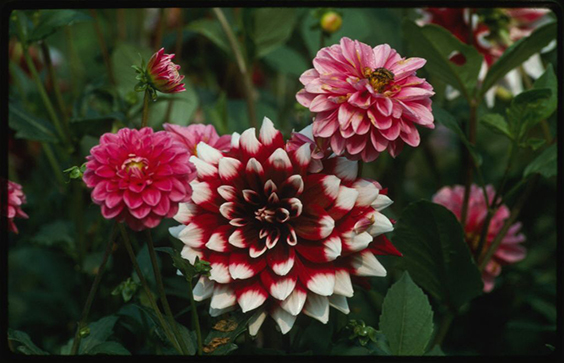
#> input picture imgcheck.jpg, 564 x 363 px, found by its file name
$ jupyter execute Image_Segmentation_and_Compression_Using_K_Means.ipynb
#> lines starting #> are read from the running program, lines starting #| are printed output that depends on the picture
<a href="https://colab.research.google.com/github/AnshikaaAgarwal/Clustering-On-Dummy-Datasets/blob/main/Image_Segmentation_Using_K_Means.ipynb" target="_parent"></a>

Importing Libraries

[cell 1]
import numpy as np
import matplotlib.pyplot as plt
import cv2
from sklearn.cluster import KMeans

Loading Image

[cell 2]
image_path = '/content/imgcheck.jpg'
image = cv2.imread(image_path)
#> image is the input picture: shape (363, 564, 3); mean B, G, R 40.5, 51.6, 62.5
#Since cv2 reads in the form of BGR
image = cv2.cvtColor(image, cv2.COLOR_BGR2RGB)

[cell 3]
image_arr = np.array(image)
print("Shape of Image :", image_arr.shape)
#| Shape of Image : (363, 564, 3)
# Reshape the image to a 2D array of pixels (n_pixels, 3)
pixels = image_arr.reshape(-1, 3)
print("RGB value of each pixel :",pixels)
#> (printed output is left out)
print(pixels.shape)
#| (204732, 3)

Applying K-Means
number of clusters used=5

[cell 4]
n_clusters = 5
kmeans = KMeans(n_clusters=n_clusters)
kmeans.fit(pixels)
centroids = kmeans.cluster_centers_.astype(int)
labels = kmeans.labels_

the more the number of clusters the better it goes

[cell 5]
clustered_pixels = centroids[labels]
clustered_img=clustered_pixels.reshape(image.shape)

RGB values of Centroids

[cell 6]
print("Cluster centroids (RGB values):")
for i in range(len(centroids)):
    print(f"Centroid {i + 1}: {centroids[i]}")

[cell 7]
fig, axs = plt.subplots(1, 2, figsize=(20, 10))
axs[0].imshow(image)
axs[0].set_title('ORIGINAL IMAGE')

axs[1].imshow(clustered_img)
axs[1].set_title('CLUSTERED IMAGE')


centroid_colors = np.array(centroids, dtype=np.uint8).reshape(1, n_clusters, 3)
fig, ax = plt.subplots(figsize=(10, 2))
ax.imshow(centroid_colors)
ax.set_title('Cluster Centroids')
plt.show()
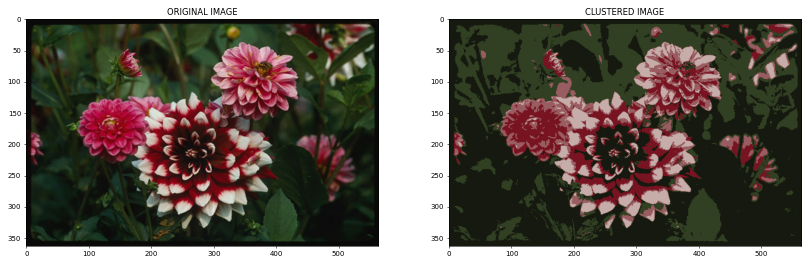
#> figure drawn by matplotlib, 2 panels
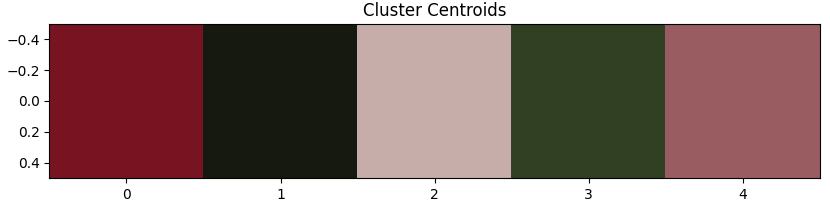
#> figure drawn by matplotlib, 1 panel

[cell 8]
# plot bewtween red & green

fig, axs = plt.subplots(1, 2, figsize=(15, 5))

# original image RGB plot

axs[0].scatter(pixels[:, 0], pixels[:, 1], c=pixels / 255.0, marker='.',s=0.5)
axs[0].set_title('RGB Color Distribution - Original Image')


# clustered image RGB plot
axs[1].scatter(clustered_pixels[:, 0], clustered_pixels[:, 1], c=clustered_pixels / 255.0, marker='.',s=250)
axs[1].set_title('RGB Color Distribution - Clustered Image')


plt.show()
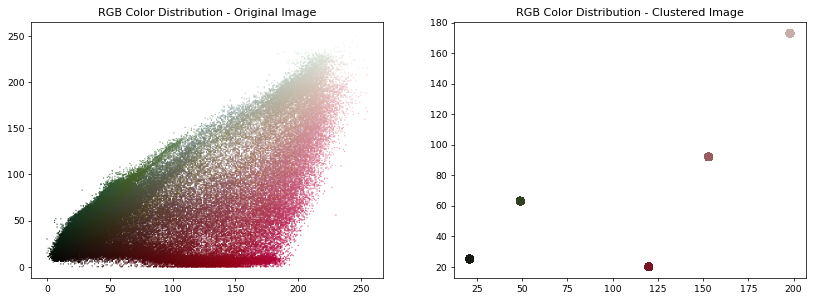
#> figure drawn by matplotlib, 2 panels

[cell 9]
from mpl_toolkits.mplot3d import Axes3D

fig = plt.figure(figsize=(15, 6))


ax1 = fig.add_subplot(121, projection='3d')
ax1.scatter(pixels[:, 0], pixels[:, 1], pixels[:, 2], c=pixels / 255.0, marker='.', s=5)
ax1.set_title('RGB Color Distribution - Original Image')
ax1.set_xlabel('Red')
ax1.set_ylabel('Green')
ax1.set_zlabel('Blue')


ax2 = fig.add_subplot(122, projection='3d')
ax2.scatter(clustered_pixels[:, 0], clustered_pixels[:, 1], clustered_pixels[:, 2], c=clustered_pixels / 255.0, marker='.', s=250)
ax2.set_title('RGB Color Distribution - Clustered Image')
ax2.set_xlabel('Red')
ax2.set_ylabel('Green')
ax2.set_zlabel('Blue')


plt.show()
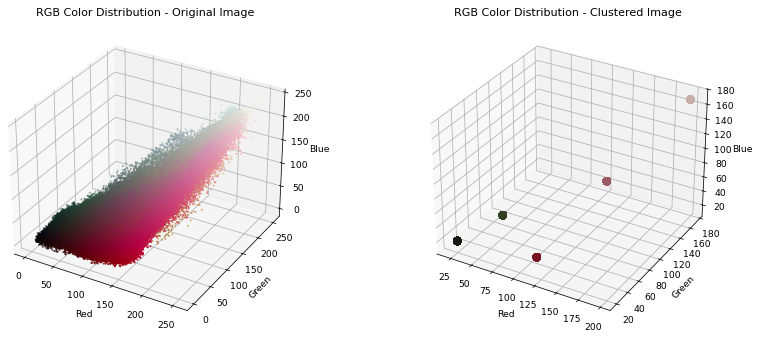
#> figure drawn by matplotlib, 2 panels

$ run again, with Original Size of Image.png saved as imgcheck.jpg
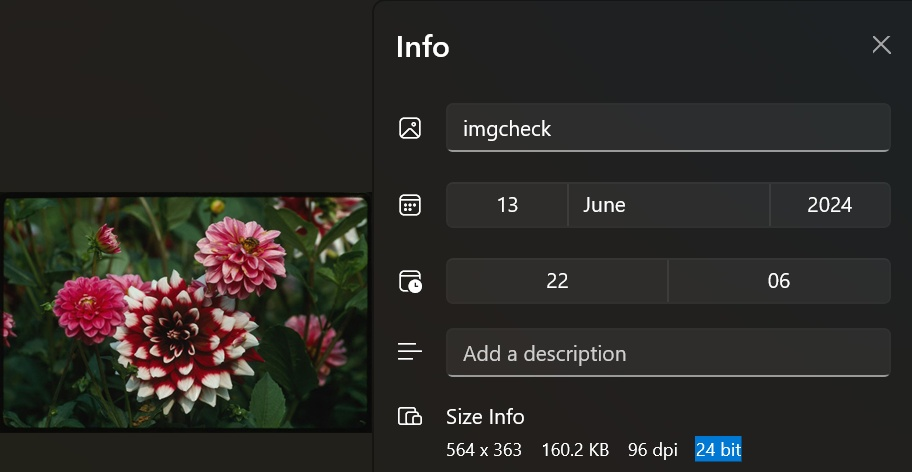
#> input picture Original Size of Image.png, 912 x 472 px, found by its file name
#> image is the input picture: shape (472, 912, 3); mean B, G, R 38.2, 41.6, 44
#| Shape of Image : (472, 912, 3)
#> (printed output is left out)
#| (430464, 3)
#> `plt.show()`:
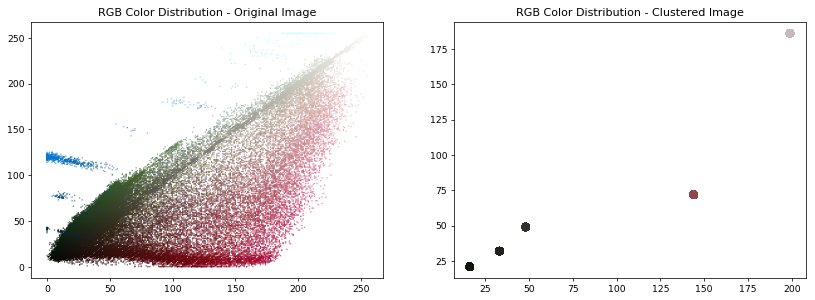
#> figure drawn by matplotlib, 2 panels
#> `plt.show()`:
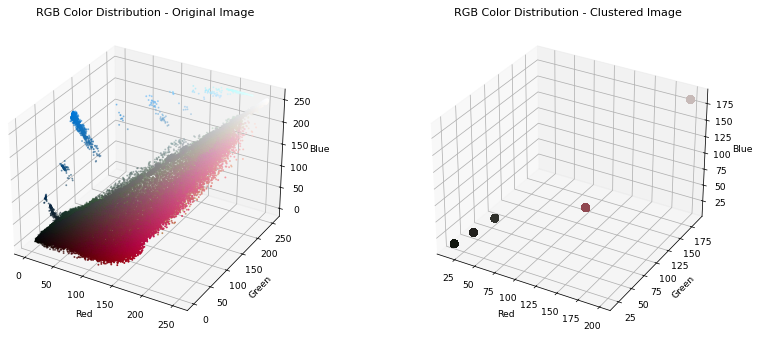
#> figure drawn by matplotlib, 2 panels
